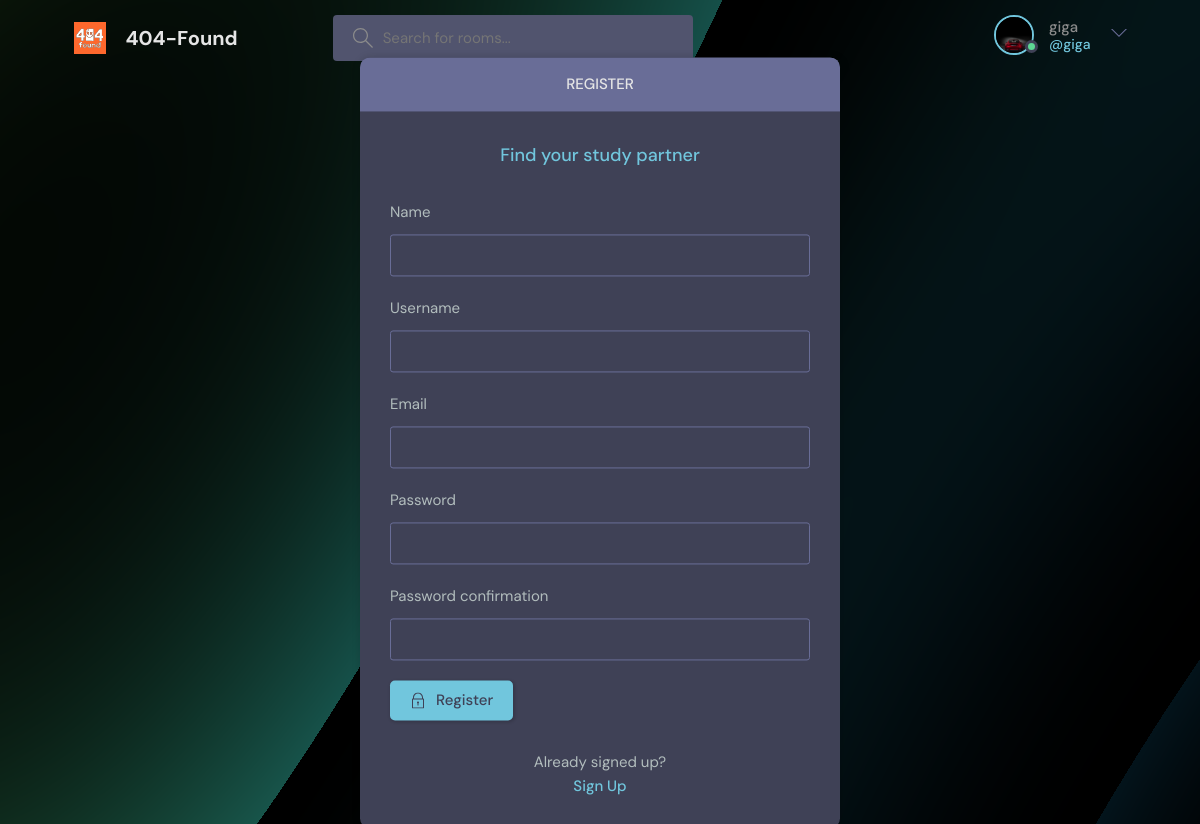
Page /register/ (signed in) on the committed database.
### base/models.py (models this page shows)
class User(AbstractUser):
    name = models.CharField(max_length=200, null=True)
    email = models.EmailField(unique = True, null=True)
    bio = models.TextField(null=True)
    avatar = models.ImageField(null=True, default="avatar.svg")
    USERNAME_FIELD = 'email'
    REQUIRED_FIELDS = []

### base/views.py (the view, shortened to what this page needs)
# urls.py: path('register/', views.registerPage, name="register"),
def registerPage(request):
    form = MyUserCreationForm()
    return render(request, 'base/login_register.html', {'form': form})

### base/forms.py
class MyUserCreationForm(UserCreationForm):
    class Meta:
        model = User
        fields = ['name', 'username', 'email', 'password1', 'password2']

### base/templates/base/login_register.html (shortened to what this page needs)
{% extends 'main.html' %} {% block content %}
<div class="three3">
  <main class="auth layout">
    {% if page == 'login' %}
    <div class="two2">
      <div class="container">
        <div class="layout__box">
          <div class="layout__boxHeader">
            <div class="layout__boxTitle">
              <h3>Login</h3>
            </div>
          </div>
          <div class="layout__body">
            <h2 class="auth__tagline">Learn Python Today!</h2>
            <form class="form" action="" method="POST">
              {% csrf_token %}
              <div class="form__group form__group">
                <label for="room_name">Email</label>
                <input
                  id="username"
                  name="email"
                  type="text"
                  placeholder="email@email.com"
                />
              </div>
              <div class="form__group">
                <label for="password">Password</label>
                <input
                  id="password"
                  name="password"
                  type="password"
                  placeholder="&bull;&bull;&bull;&bull;&bull;&bull;&bull;&bull;"
                />
              </div>
              <button class="btn btn--main" type="submit">
                <svg
                  version="1.1"
                  xmlns="http://www.w3.org/2000/svg"
                  width="32"
                  height="32"
                  viewBox="0 0 32 32"
                >
                  <title>lock</title>
                  <path
                    d="M27 12h-1v-2c0-5.514-4.486-10-10-10s-10 4.486-10 10v2h-1c-0.553 0-1 0.447-1 1v18c0 0.553 0.447 1 1 1h22c0.553 0 1-0.447 1-1v-18c0-0.553-0.447-1-1-1zM8 10c0-4.411 3.589-8 8-8s8 3.589 8 8v2h-16v-2zM26 30h-20v-16h20v16z"
                  ></path>
                  <path
                    d="M15 21.694v4.306h2v-4.306c0.587-0.348 1-0.961 1-1.694 0-1.105-0.895-2-2-2s-2 0.895-2 2c0 0.732 0.413 1.345 1 1.694z"
                  ></path>
                </svg>
                Login
              </button>
            </form>
            <div class="auth__action">
              <p>Haven't signed up yet?</p>
              <a href="{% url 'register' %}" class="btn btn--link">Sign Up</a>
            </div>
          </div>
        </div>
      </div>
      {% else %}
      <div class="container">
        <div class="layout__box">
          <div class="layout__boxHeader">
            <div class="layout__boxTitle">
              <h3>Register</h3>
            </div>
          </div>
          <div class="layout__body">
            <h2 class="auth__tagline">Find your study partner</h2>
            <form class="form" action="" method="POST">
              {% csrf_token %} {% for field in form %}
              <div class="form__group form__group">
                <label for="room_name">{{field.label}}</label>
                {{field}}
              </div>
              {% endfor %}
              <button class="btn btn--main" type="submit">
                Register
              </button>
            </form>
            <div class="auth__action">
              <p>Already signed up?</p>
              <a href="{% url 'login' %}" class="btn btn--link">Sign Up</a>
            </div>
          </div>
        </div>
      </div>
      {% endif %}
    </div>
{% endblock content %}

### templates/navbar.html (shortened to what this page needs)
{% load static %}
<header class="header header--loggedIn">
  <div class="container">
    <a href="{% url 'home_studybuddy' %}" class="header__logo">
      <img src="{% static 'images/logo.svg' %}" />
      <h1>404-Found</h1>
    </a>
    <form
      class="header__search"
      method="GET"
      action="{% url 'home_studybuddy' %}"
    >
      <label>
        <input name="q" placeholder="Search for rooms..." />
      </label>
    </form>
    <nav class="header__menu">
      {% if request.user.is_authenticated %}
      <div class="header__user">
        <a href="{% url 'update-user' %}">
          <div class="avatar avatar--medium active">
            <img src="{{request.user.avatar.url}}" />
          </div>
          <p>
            {{request.user.username}} <span>@{{request.user.username}}</span>
          </p>
        </a>
        <button class="dropdown-button">
          <svg
            version="1.1"
            xmlns="http://www.w3.org/2000/svg"
            width="32"
            height="32"
            viewBox="0 0 32 32"
          >
            <title>chevron-down</title>
            <path d="M16 21l-13-13h-3l16 16 16-16h-3l-13 13z"></path>
          </svg>
        </button>
      </div>
      {% else %}
      <a href="{% url 'login' %}">
        <img src="{% static 'images/avatar.svg' %}" />
        <p>Login</p>
      </a>
      {% endif %}
    </nav>
  </div>
</header>

### base/templates/base/login_register.html (style rules this page uses)
.three3 { background-image: url("/static/images/aaabstract.png"); }

### templates/main.html (style rules this page uses)
body { background-image: url("/static/images/aaabstract.png"); }

### rows in the picture
User: user.avatar (picture), user.username "giga"

### other values in the picture
{{ field.label }} "Name" "Username" "Email" "Password" "Password confirmation"
